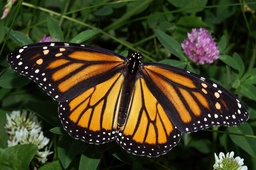
#> input picture images/monarch.jpg, 256 x 170 px, shrunk from 3008 x 2000 before the run
$ python kmeans.py
#> lines starting #> are read from the running program, lines starting #| are printed output that depends on the picture; after the words box and inside, x2 and y2 are one past the last pixel; in counts of white or black regions, pixels touching at a corner belong together
import matplotlib.pyplot as plt
import numpy as np
import cv2

# Read in the image
image = cv2.imread('images/monarch.jpg')
#> image is the input picture: shape (170, 256, 3); mean B, G, R 33.2, 63.3, 66.8

# Make a copy of the image
image_copy = np.copy(image)

# Change color to RGB (from BGR)
image_copy = cv2.cvtColor(image_copy, cv2.COLOR_BGR2RGB)

pixelVals = image_copy.reshape((-1, 3))
pixelVals = np.float32(pixelVals)

#Implementing KMeans
# define stopping criteria
# you can change the number of max iterations for faster convergence!
criteria = (cv2.TERM_CRITERIA_EPS + cv2.TERM_CRITERIA_MAX_ITER, 100, 0.2)

k = 12
retval, labels, centers = cv2.kmeans(pixelVals, k, None, criteria, 10, cv2.KMEANS_RANDOM_CENTERS)
#> retval = 17970864.8; centers = [[223.8, 220.7, 212.1], [232.3, 183, 81.82], [79.3, 96.55, 60.7], [32.28, 54.01, 17.49], [10.42, 16.75, 4.81], [98.96, 52.12, 17.82], [169.3, 156.3, 158.5], [224.4, 150.1, 37.05], [168.3, 100.3, 35.64], [131.2, 114.9, 108.1], [52.05, 75.6, 35.87], [38.55, 25.96, 24.52]]

# convert data into 8-bit values
centers = np.uint8(centers)
#> centers = [[223, 220, 212], [232, 183, 81], [79, 96, 60], [32, 54, 17], [10, 16, 4], [98, 52, 17], [169, 156, 158], [224, 150, 37], [168, 100, 35], [131, 114, 108], [52, 75, 35], [38, 25, 24]]
segmented_data = centers[labels.flatten()]

# reshape data into the original image dimensions
segmented_image = segmented_data.reshape((image.shape))
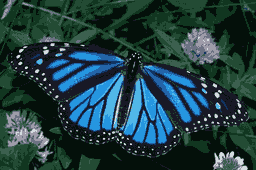
#> segmented_image: shape (170, 256, 3); mean B, G, R 66.4, 62.8, 32.6
labels_reshape = labels.reshape(image.shape[0], image.shape[1])
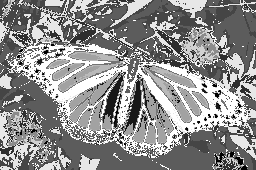
#> labels_reshape: shape (170, 256) int32; min 0, max 11, mean 6.18; drawn with min black and max white

#plt.imshow(segmented_image)

## Visualizing 1 segment
plt.imshow(labels_reshape==0, cmap='gray')

# mask an image segment by cluster

cluster = 0
masked_image = np.copy(image)
# turn the mask green!
masked_image[labels_reshape == cluster] = [0, 0, 255]
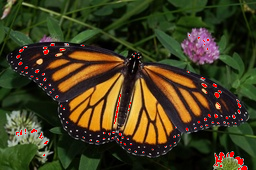
#> masked_image: shape (170, 256, 3); 1.15% of pixels changed, all inside (x1, y1, x2, y2) = (16, 35, 247, 170)

#plt.imshow(masked_image)
f, (ax1, ax2) = plt.subplots(1, 2, figsize=(15,10))
ax1.set_title('Segmented')
ax1.imshow(segmented_image, cmap='gray')
ax2.set_title('Masked')
ax2.imshow(masked_image, cmap='gray')
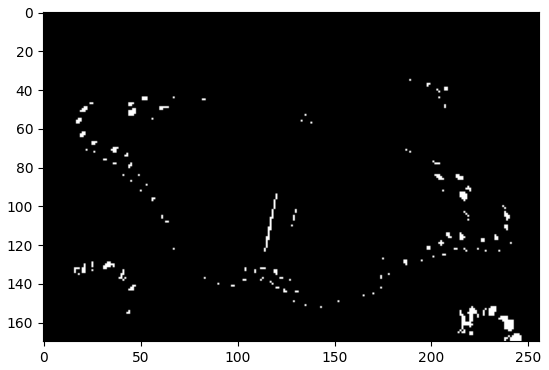
#> figure drawn by matplotlib, 1 panel
#> figure, not shown here; B, G, R data is drawn as R, G, B

$ run again, with images/birds.jpg copied over images/monarch.jpg
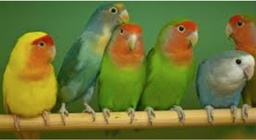
#> input picture images/birds.jpg, 256 x 140 px, shrunk from 726 x 396 before the run
#> image is the input picture: shape (140, 256, 3); mean B, G, R 52, 118.1, 110.9
#> `retval, labels, centers = cv2.kmeans(pixelVals, k, None, criteria, 10,..`: retval = 15765817.3; centers = [[186.7, 199.2, 169.8], [206.6, 179.5, 104.6], [168.4, 148.3, 89.92], [116.9, 132.7, 95.92], [109.8, 81.65, 23.1], [188.2, 164, 36.4], [145.1, 118.5, 48.76], [93.13, 132.4, 23.65], [77.7, 118.9, 69.81], [63.39, 100.4, 48.8], [60.72, 71.72, 14.77], [170.8, 92.04, 28.49]]
#> `centers = np.uint8(centers)`: centers = [[186, 199, 169], [206, 179, 104], [168, 148, 89], [116, 132, 95], [109, 81, 23], [188, 163, 36], [145, 118, 48], [93, 132, 23], [77, 118, 69], [63, 100, 48], [60, 71, 14], [170, 92, 28]]
#> `labels_reshape = labels.reshape(image.shape[0], image.shape[1])`:
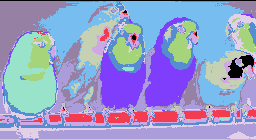
#> labels_reshape: shape (140, 256) int32; 12 distinct labels, from 0 to 11; one colour per label, 0 black
#> masked_image: shape (140, 256, 3); 1.69% of pixels changed, all inside (x1, y1, x2, y2) = (0, 0, 256, 111)
#> `ax2.imshow(masked_image, cmap='gray')`:
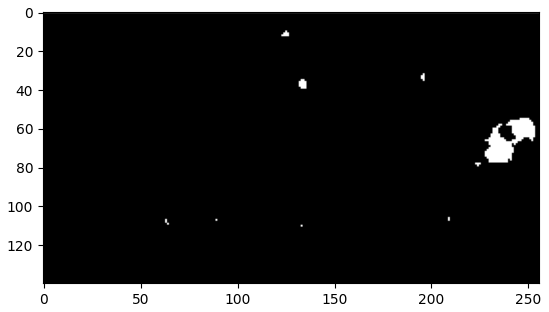
#> figure drawn by matplotlib, 1 panel

$ run again, with images/brain_MR.jpg copied over images/monarch.jpg
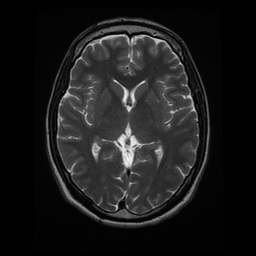
#> input picture images/brain_MR.jpg, 256 x 256 px, shrunk from 512 x 512 before the run
#> image is the input picture: shape (256, 256, 3); min 0, max 247, mean 26.9
#> `retval, labels, centers = cv2.kmeans(pixelVals, k, None, criteria, 10,..`: retval = 2097131.8; centers = [[0.426, 0.426, 0.426], [213.7, 213.7, 213.7], [140.3, 140.3, 140.3], [72.31, 72.31, 72.31], [175.5, 175.5, 175.5], [58.02, 58.02, 58.02], [45.7, 45.7, 45.7], [30.13, 30.13, 30.13], [114.8, 114.8, 114.8], [15.45, 15.45, 15.45], [4.1, 4.1, 4.1], [92.17, 92.17, 92.17]]
#> `centers = np.uint8(centers)`: centers = [[0, 0, 0], [213, 213, 213], [140, 140, 140], [72, 72, 72], [175, 175, 175], [58, 58, 58], [45, 45, 45], [30, 30, 30], [114, 114, 114], [15, 15, 15], [4, 4, 4], [92, 92, 92]]
#> `labels_reshape = labels.reshape(image.shape[0], image.shape[1])`:
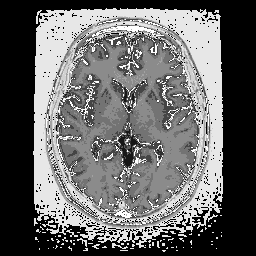
#> labels_reshape: shape (256, 256) int32; min 0, max 11, mean 4.44; drawn with min black and max white
#> `ax2.imshow(masked_image, cmap='gray')`:
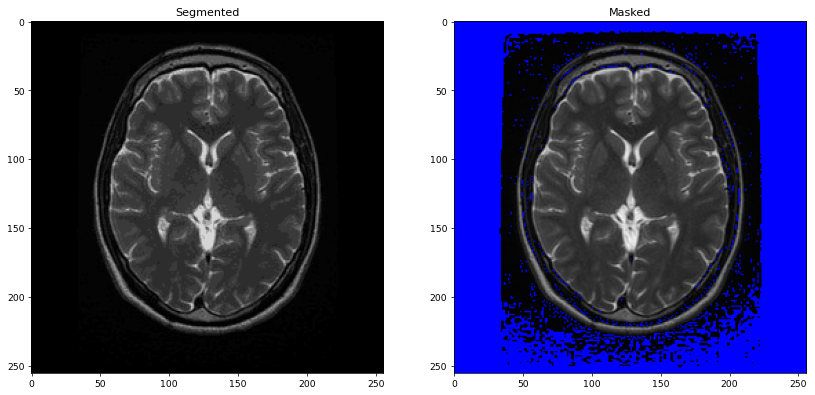
#> figure drawn by matplotlib, 2 panels; B, G, R data is drawn as R, G, B
